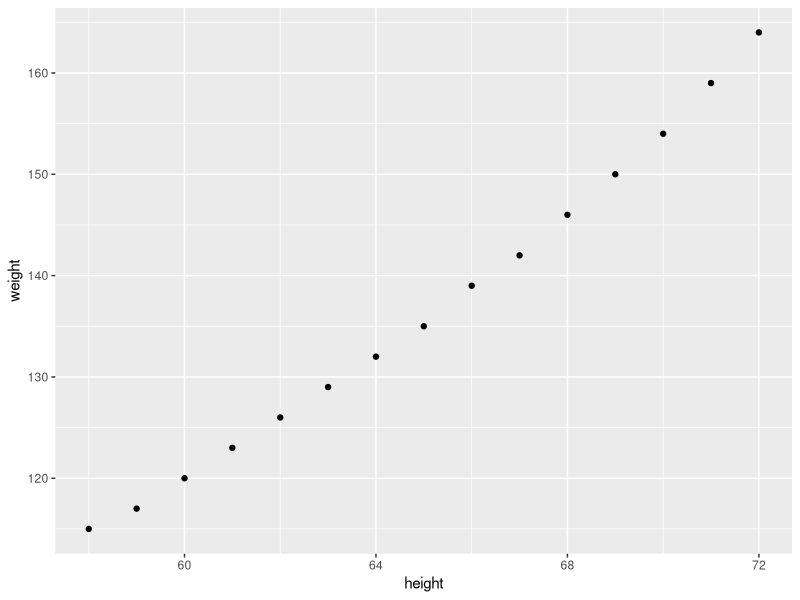
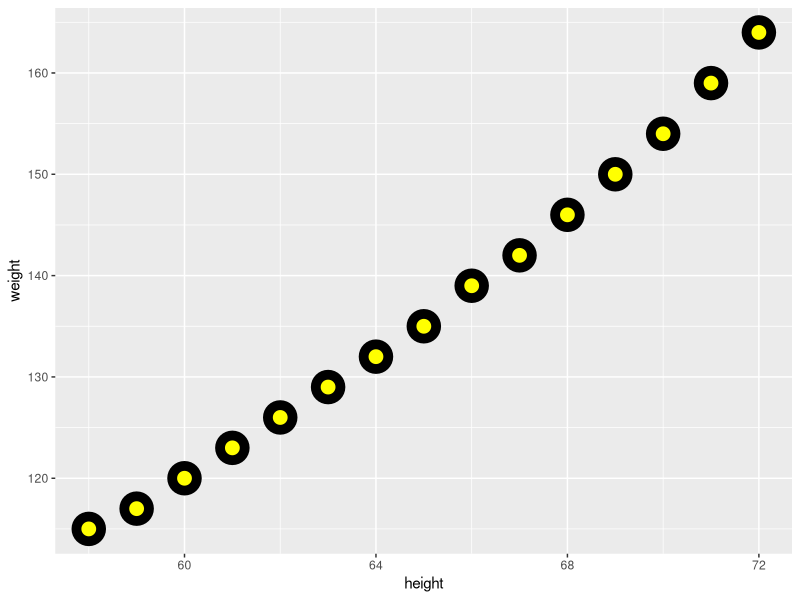

Reproduce these figures in R, in order.
#This code chunk identifies my working directory 
#and sets it to where I want to save and fetch files
#TASK: fill in between the parentheses if needed. 
#If not needed, make the two lines a comment
#getwd()
#setwd()

#This brings the 'women' data into my environment from Base R
women

#This code saves the women data as a dataframe with my name
#TASK: Change Anna to your name
Mel_mydata<-women

#This code chunk allows me to see the top 2 rows of my data
#TASK: replace the ? with the function that returns the top rows
head(Mel_mydata, 2)

#This code chunk shows me the structure 
#Such as number of columns, number of observations, variable titles, variable type, and the first 10 entries for each variable
#Task: Complete the comment above 
#by filling in the blank with what else the str function returns
str(Mel_mydata)

#This code chunk shows me some basic summary stats
#Such as Min, 1st quartile, median, mean, 3rd quartile, and max
#Task: Complete the comment above
summary(Mel_mydata)

#this allows me to apply the function to just one certain column
#Task: replace the ? in the code below with the correct character
mean(Mel_mydata$height)

#This allows me to save one column as its own object ('values' in the Environment)
#I can see the values in the Environment window
Just_Height<- (Mel_mydata$height)
#Task: Write the code below to create an object for the just weight column
Just_Weight<- (Mel_mydata$weight)

#This takes the individual objects ('values' in the Environment) and creates a dataframe
#I can see the Data in the Environment 
#Task: replace the ? in the code below with the correct character
HeightandWeight <- data.frame(Just_Height, Just_Weight)

#This code chunk creates a subset from my dataset
#Note that the subset only appears in the Console (not the Environment)
#If I wanted to save the subset, I would need to name it as done in the code above
subset(HeightandWeight, Just_Height>65)

#TASK: replace the ?'s below with the correct functions
#This shows me how many rows are in my dataset
nrow(HeightandWeight)
#This shows me how many columns are in my dataset
ncol(HeightandWeight)

#This also shows me how many rows and columns with just one function
#TASK: replace the ? with the correct function
dim(HeightandWeight)

#This code will install the tibble package
install.packages("tibble")
#This code calls the tibble package so I can use its functions
library(tibble)

#TASK: Run the next few lines of code and note the difference in what the lines return
#Put your noted difference in a new comment below
#
NewWomen<-tibble(HeightandWeight, height=Just_Height, weight=Just_Weight)
NewWomen1<-tibble(height=Just_Height, weight=Just_Weight)
View(NewWomen)
View(NewWomen1)

#This installs the ggplot2 package
#TASK: replace the ? with the word needed to install the ggplot2 package
install.packages("ggplot2")

#This calls the gglot2 package so I can use the functions in it
#TASK: replace the ? with the function that call the package
library(ggplot2)

#This produces a scatterplot of the height and weight columns
ggplot(NewWomen, aes(x=height, y=weight)) + 
  geom_point()

#Optional 'Just for fun' TASK: Change the arguments for the geom point and see what happens to the plot
ggplot(NewWomen, aes(x=height, y=weight)) + 
  geom_point(shape = 21, colour = "black", fill = "yellow", size = 5, stroke = 5)
